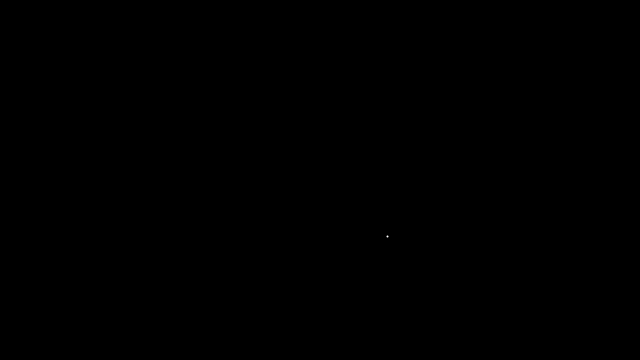
Frame 1 (no input)
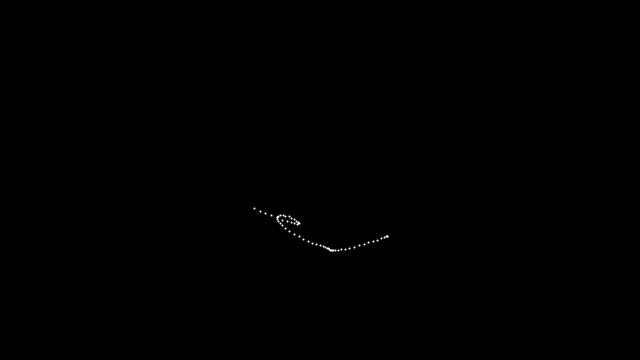
Frame 60 (the mouse pressed at the canvas centre just before this capture)
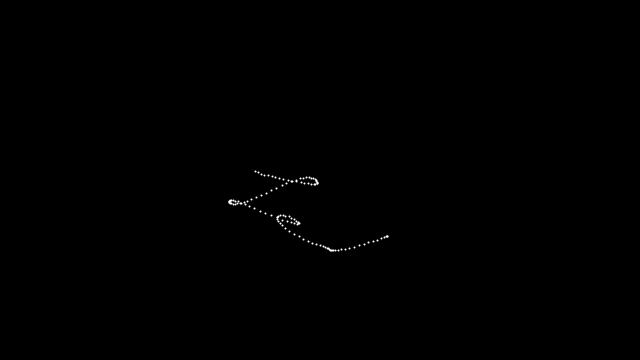
Frame 120 (the mouse held since frame 60 and released just before this capture)

The Processing sketch that drew these frames (run headless with seeded random() and noise(); from frame 60 on, the mouse is pressed at the canvas centre):

// Processing sketch: ex5_perlin_noise_walker
// ── ex5_perlin_noise_walker.pde
/*
  Exercise 5 - Perlin Noise.
  
  Perlin noise is a type of gradient noise developed by Ken Perlin. It produces 
  natural-appearing textures on computer generated surfaces using a randomization 
  algorithm 
  
  Here, randomness affects the position of the walker
*/

Walker w;

void setup() {
  size(640,360);
  w = new Walker();
  background(0);
}

void draw() {
  w.step();
  w.display();
}

// ── Walker.pde
class Walker {
 float x, y, tx, ty;
 
 Walker() {
  x = width/2;
  y = height/2;
  tx = 0;
  ty = 10000;
 }
 
 void display() {
   stroke(255);
   strokeWeight(2);
   point(x,y);
 }
 
 void step() {
  x = map(noise(tx), 0, 1, 0, width);
  y = map(noise(ty), 0, 1, 0, height);
  
  tx+=0.01;
  ty+=0.01;
 }
}
